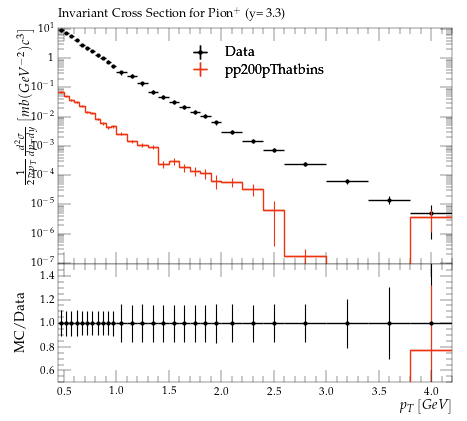

Python code for this plot:
#! /usr/bin/env python3

# This Python script was auto-generated using YODA v2.1.0.
# Analysis object: /BRAHMS_2007_I742956/d07-x01-y01
# Timestamp: 08-10-2025 (02:59:01)

import matplotlib as mpl
import matplotlib.pyplot as plt
mpl.use('Agg') # comment out for interactive use
import os
import numpy as np
from numpy import nan, inf

plotDir = os.path.split(os.path.realpath(__file__))[0]
if 'YODA_USER_PLOT_PATH' in globals():
    plot_outdir = globals()['YODA_USER_PLOT_PATH']
else:
    plot_outdir = plotDir

#plot style
plt.style.use(os.path.join(plotDir, '../default.mplstyle'))
# plot metadata
figW, figH = plt.rcParams['figure.figsize']
ax_xLabel = r'$p_T \left[GeV\right]$'
ax_yLabel = r'$\frac{1}{2\pi{p_{T}}}\frac{d^2\sigma}{dp_{T}dy}\left[mb(GeV^{-2})c^3\right]$'
ax_title  = r'Invariant Cross Section for Pion$^+$ (y= 3.3)'
ax_xScale = 'linear'
ax_yScale = 'log'
xLims = (0.45, 4.2)
yLims = (9e-08, 11.0)

# TeX-friendly labels for the legend
labels = {
    'legend' : ([ r"Data", r"pp200pThatbins" ], r""),
}

# Adjust canvas width and height
canvasW = 10.0
canvasH = 9.0
figW *= canvasW/10.
figH *= canvasH/9.

# Create figure and axis objects
fig, (ax, ratio0_ax) = plt.subplots(2, 1, sharex=True,
                  figsize=(figW,figH), gridspec_kw={'height_ratios': (6.0, 3.0)})

# Set figure margins
plt.subplots_adjust(
    left   = 1.0 * plt.rcParams['figure.subplot.left'],
    right  = 1.0 * plt.rcParams['figure.subplot.right'],
    top    = 1.0 * plt.rcParams['figure.subplot.top'],
    bottom = 1.0 * plt.rcParams['figure.subplot.bottom'])

ratio0_ax.yaxis.set_major_locator(mpl.ticker.MultipleLocator(0.2))
ratio0_ax.set_ylim(0.5, 1.4999)
ratio0_ax.set_ylabel('MC/Data')

# the numerical data is stored in a separate file
dataf = dict()
prefix = os.path.split(__file__)[0]
if prefix:    prefix = prefix + '/'
exec(open(prefix+'d07-x01-y01__data.py').read(), dataf)


legend_handles = dict() # keep track of handles for the legend

# style options for curves
# starts at zorder>=5 to draw curve on top of legend
styles = {
  'Data': {
    'color' : 'black',
    'linestyle' : '-',
    'linewidth' : 1,
    'marker' : 'o',
    'markersize' : 2,
    'capsize' : 0.0,
    'zorder' : 5,
    'histstyle' : 0,
    'drawstyle' : 'steps-pre',
    'xerrorbars' : 1,
    'yerrorbars' : 1,
    'fillcolor' : None,
    'fillopacity' : 1.0,
    'ratio0_linestyle' : '-',
    'ratio0_linewidth' : 1,
    'ratio0_marker' : 'o',
    'ratio0_markersize' : 2,
    'ratio0_capsize' : 0.0,
    'ratio0_zorder' : 5,
    'ratio0_histstyle' : 0,
    'ratio0_drawstyle' : 'steps-pre',
    'ratio0_xerrorbars' : 1,
    'ratio0_yerrorbars' : 1,
  },
  'pp200pThatbins.yoda': {
    'color' : '#EE3311',
    'linestyle' : '-',
    'linewidth' : 1,
    'marker' : 'none',
    'markersize' : 2,
    'capsize' : 0.0,
    'zorder' : 6,
    'histstyle' : 1,
    'drawstyle' : 'steps-pre',
    'xerrorbars' : 1,
    'yerrorbars' : 1,
    'fillcolor' : None,
    'fillopacity' : 1.0,
    'ratio0_linestyle' : '-',
    'ratio0_linewidth' : 1,
    'ratio0_marker' : 'none',
    'ratio0_markersize' : 2,
    'ratio0_capsize' : 0.0,
    'ratio0_zorder' : 6,
    'ratio0_histstyle' : 1,
    'ratio0_drawstyle' : 'steps-pre',
    'ratio0_xerrorbars' : 1,
    'ratio0_yerrorbars' : 1,
  },
}

# curve from input yoda files in main panel
for label, yvals in dataf['yvals'].items():
    if all(np.isnan(v) for v in dataf['yvals'][label]):
        continue
    tmp = None
    if styles[label]['histstyle']: # draw as histogram
        xpos = dataf['xedges'][label] if styles[label]['drawstyle'] else dataf['xpoints'][label]
        ypos = np.insert(yvals, 0, yvals[0]) if styles[label]['drawstyle'] else yvals
        if styles[label]['fillcolor']: # fill area below curve
            ax.fill_between(xpos, ypos, step='pre',
                            color=styles[label]['fillcolor'],
                            alpha=styles[label]['fillopacity'])
        tmp, = ax.plot(xpos, ypos,
                       color=styles[label]['color'],
                       linestyle=styles[label]['linestyle'],
                       linewidth=styles[label]['linewidth'],
                       drawstyle=styles[label]['drawstyle'], solid_joinstyle='miter',
                       zorder=styles[label]['zorder'], label=label)
    tmp = ax.errorbar(dataf['xpoints'][label], yvals,
                      xerr=np.array(dataf['xerrs'][label])*styles[label]['xerrorbars'],
                      yerr=np.array(dataf['yerrs'][label])*styles[label]['yerrorbars'],
                      fmt=styles[label]['marker'], capsize=styles[label]['capsize'],
                      markersize=styles[label]['markersize'],
                      ecolor=styles[label]['color'],
                      color=styles[label]['color'], zorder=styles[label]['zorder'])
    tmp[-1][0].set_linestyle(styles[label]['linestyle'])
    tmp[-1][0].set_linewidth(styles[label]['linewidth'])
    if label in dataf['add_legend_handle']:  legend_handles[label] = tmp
    for varLabel in dataf['variation_yvals'].keys():
        if varLabel.startswith(label):
            tmp, = ax.plot(dataf['xedges'][label], dataf['variation_yvals'][varLabel],
                           color=styles[label]['color'],
                           linestyle=styles[label]['linestyle'],
                           linewidth=styles[label]['linewidth'],
                           drawstyle='steps-pre', solid_joinstyle='miter',
                           zorder=styles[label]['zorder'], alpha=0.5)


# plots on ratio panel
# curve from input yoda files in ratio panel
for label, yvals in dataf['ratio0_yvals'].items():
    if all(np.isnan(v) for v in yvals):
        continue
    if styles[label]['ratio0_histstyle']: # plot as histogram
        xpos = dataf['xedges']['Data'] if styles[label]['ratio0_drawstyle'] else dataf['xpoints']['Data']
        ypos = np.insert(yvals, 0, yvals[0]) if styles[label]['ratio0_drawstyle'] else yvals
        ratio0_ax.plot(xpos, ypos,
                       color=styles[label]['color'],
                       linewidth=styles[label]['linewidth'],
                       linestyle=styles[label]['ratio0_linestyle'],
                       drawstyle=styles[label]['ratio0_drawstyle'], zorder=styles[label]['zorder'],
                       solid_joinstyle='miter')
    tmp = ratio0_ax.errorbar(dataf['xpoints']['Data'], yvals,
                             xerr=np.array(dataf['ref_xerrs'])*styles[label]['ratio0_xerrorbars'],
                             yerr=np.array(dataf['ratio0_yerrs'][label])*styles[label]['ratio0_yerrorbars'],
                             fmt=styles[label]['ratio0_marker'], capsize=styles[label]['ratio0_capsize'],
                             markersize=styles[label]['ratio0_markersize'],
                             ecolor=styles[label]['color'],
                             color=styles[label]['color'])
    tmp[-1][0].set_linestyle(styles[label]['ratio0_linestyle'])
    tmp[-1][0].set_linewidth(styles[label]['ratio0_linewidth'])

    for varlabel in dataf['ratio0_variation_vals'].keys():
        if varlabel.startswith(label):
            ratio0_ax.plot(dataf['xedges']['Data'],
                            dataf['ratio0_variation_vals'][varlabel],
                            color=styles[label]['color'],
                            linestyle=styles[label]['linestyle'],
                            linewidth=styles[label]['linewidth'],
                            drawstyle='steps-pre', solid_joinstyle='miter',
                            zorder=1, alpha=0.5)

legend_items = list(legend_handles.values())
ax.add_artist(ax.legend(legend_items,
                        labels['legend'][0],
                        title=labels['legend'][1],
                        alignment='left',
                        loc='upper center',
                        bbox_to_anchor=(0.5, 0.97)))

# set plot metadata as defined above
ratio0_ax.set_xlabel(ax_xLabel)
ratio0_ax.xaxis.set_label_coords(1., -0.15)
ax.set_ylabel(ax_yLabel, ha='right', va='top')
ax.yaxis.set_label_coords(-0.11, 1.0)
ax.set_title(ax_title, loc='left')
ax.set_xscale(ax_xScale)
ax.set_yscale(ax_yScale)
ax.set_xlim(xLims)
ax.set_ylim(yLims)

# tick formatting
plt.rcParams['xtick.top'] = True
plt.rcParams['ytick.right'] = True
ax.yaxis.set_major_locator(mpl.ticker.LogLocator(base=10.0, numticks=np.inf))
ax.yaxis.set_minor_locator(mpl.ticker.LogLocator(
                           base=10.0, subs=np.arange(0.1, 1, 0.1), numticks=np.inf))
fig.align_ylabels((ax, ratio0_ax))
plt.savefig(os.path.join(plot_outdir, 'd07-x01-y01.pdf'), format='PDF')
plt.savefig(os.path.join(plot_outdir, 'd07-x01-y01.png'), format='PNG')

plt.close(fig)
